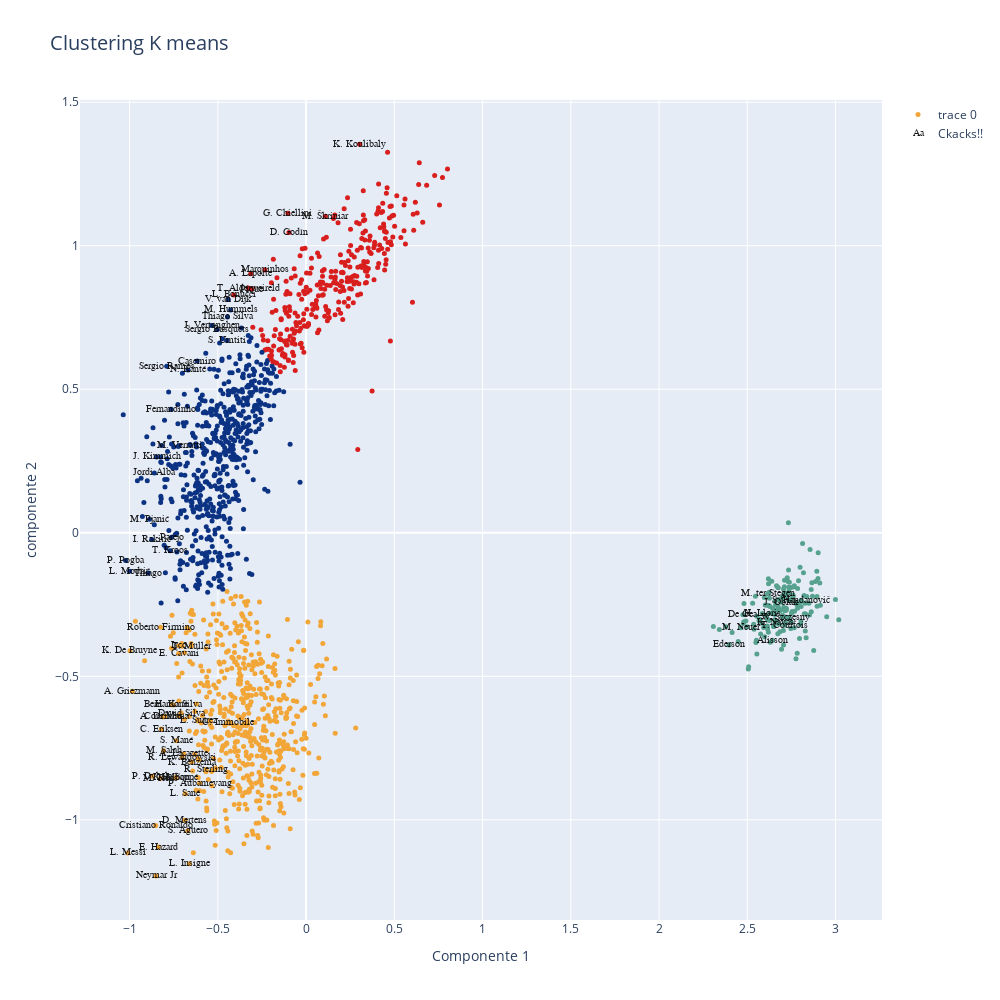

Source (notebook cell):
### Code cell
data=[]
bool_crack=df_n["overall"] > 85
bool_no_crack=df_n["overall"]<86

print(X_projected)
#Eligo dos números entre 0 y  de n_skills-1
skill_1=X_projected
skill_2=X_projected


kmean_clusters = go.Scatter(x=X_projected[:,0], y=X_projected[:,1],
                           mode='markers',
                           text=df_n.loc[:,'short_name'],
                           #text=df_n.loc[:,'team_position'],
                           marker=dict(
                                size=5,
                                color = clusters.astype(np.float), #set color equal to a variable
                                colorscale='Portland',
                                showscale=False)
                           )

crack =go.Scatter(x=X_projected[bool_crack,0], y=X_projected[bool_crack,1],name='Ckacks!!',
                      text=df_n.loc[bool_crack,'short_name'],
                      textfont=dict(family='sans serif',size=10,color='black'),
                      opacity=0.9,mode='text')

data=[kmean_clusters,crack]

layout = go.Layout(title="Clustering K means ",titlefont=dict(size=20),
                xaxis=dict(title='Componente 1'),
                yaxis=dict(title='componente 2'),
                autosize=False, width=1000,height=1000)

fig = go.Figure(data=data, layout=layout)

iplot(fig)

### Figure 1 — Plotly figure (JSON) as saved in the notebook; plotly's stock layout.template omitted (floating-point values rounded to 4 significant figures; data arrays with more than 128 entries replaced by an {"elided": "..."} marker saying what was removed)
{"data": [{"marker": {"color": {"elided": "1615 int values"}, "colorscale": [[0, "rgb(12,51,131)"], [0.25, "rgb(10,136,186)"], [0.5, "rgb(242,211,56)"], [0.75, "rgb(242,143,56)"], [1, "rgb(217,30,30)"]], "showscale": false, "size": 5}, "mode": "markers", "text": {"elided": "1615 str values"}, "type": "scatter", "x": {"elided": "1615 float values"}, "y": {"elided": "1615 float values"}}, {"mode": "text", "name": "Ckacks!!", "opacity": 0.9, "text": ["L. Messi", "Cristiano Ronaldo", "Neymar Jr", "J. Oblak", "E. Hazard", "K. De Bruyne", "M. ter Stegen", "V. van Dijk", "L. Modrić", "M. Salah", "K. Mbappé", "K. Koulibaly", "H. Kane", "Alisson", "De Gea", "N. Kanté", "G. Chiellini", "S. Agüero", "Sergio Ramos", "L. Suárez", "R. Lewandowski", "Sergio Busquets", "A. Griezmann", "P. Dybala", "P. Pogba", "Ederson", "R. Sterling", "C. Eriksen", "T. Courtois", "Piqué", "S. Handanovič", "M. Neuer", "H. Lloris", "David Silva", "E. Cavani", "D. Godín", "T. Kroos", "M. Reus", "P. Aubameyang", "S. Mané", "A. Laporte", "Bernardo Silva", "Casemiro", "H. Son", "Fernandinho", "Thiago Silva", "K. Benzema", "J. Vertonghen", "D. Mertens", "M. Hummels", "T. Alderweireld", "Jordi Alba", "Thiago", "K. Navas", "L. Insigne", "L. Sané", "Marquinhos", "M. Škriniar", "M. Verratti", "S. Umtiti", "W. Szczęsny", "J. Kimmich", "Isco", "Roberto Firmino", "I. Rakitić", "M. Pjanić", "A. Di María", "L. Bonucci", "Coutinho", "Parejo", "T. Müller", "C. Immobile", "A. Lacazette"], "textfont": {"color": "black", "family": "sans serif", "size": 10}, "type": "scatter", "x": [-1.01, -0.8521, -0.85, 2.692, -0.8378, -0.998, 2.615, -0.4411, -0.9997, -0.8074, -0.7402, 0.3031, -0.7623, 2.642, 2.475, -0.6689, -0.1026, -0.6699, -0.7898, -0.612, -0.702, -0.5033, -0.9844, -0.8712, -1.023, 2.396, -0.5667, -0.8195, 2.712, -0.3081, 2.805, 2.462, 2.584, -0.7075, -0.7224, -0.09699, -0.7701, -0.8257, -0.6036, -0.7346, -0.3136, -0.7519, -0.6171, -0.7355, -0.7644, -0.4451, -0.6488, -0.5344, -0.6865, -0.4277, -0.3268, -0.8597, -0.8942, 2.661, -0.6615, -0.6845, -0.2334, 0.1096, -0.7186, -0.4486, 2.719, -0.8473, -0.7215, -0.8243, -0.8743, -0.8874, -0.7999, -0.4098, -0.8107, -0.7619, -0.65, -0.4423, -0.6922], "y": [-1.115, -1.019, -1.195, -0.2417, -1.095, -0.4111, -0.213, 0.8129, -0.1341, -0.7589, -0.8523, 1.354, -0.5988, -0.3741, -0.2856, 0.5673, 1.114, -1.038, 0.5805, -0.6553, -0.7826, 0.7086, -0.5523, -0.8482, -0.09641, -0.3905, -0.825, -0.6836, -0.322, 0.8491, -0.2348, -0.3304, -0.2815, -0.6281, -0.4206, 1.046, -0.06216, -0.8547, -0.872, -0.7249, 0.9022, -0.5996, 0.5984, -0.854, 0.4305, 0.7518, -0.7988, 0.7225, -1.001, 0.7762, 0.8524, 0.2085, -0.1403, -0.3112, -1.153, -0.9094, 0.9158, 1.102, 0.3044, 0.6695, -0.2934, 0.2642, -0.3934, -0.3288, -0.02319, 0.04753, -0.6394, 0.8285, -0.6413, -0.01525, -0.396, -0.6595, -0.7698]}], "layout": {"autosize": false, "height": 1000, "title": {"font": {"size": 20}, "text": "Clustering K means "}, "width": 1000, "xaxis": {"title": {"text": "Componente 1"}}, "yaxis": {"title": {"text": "componente 2"}}}}
